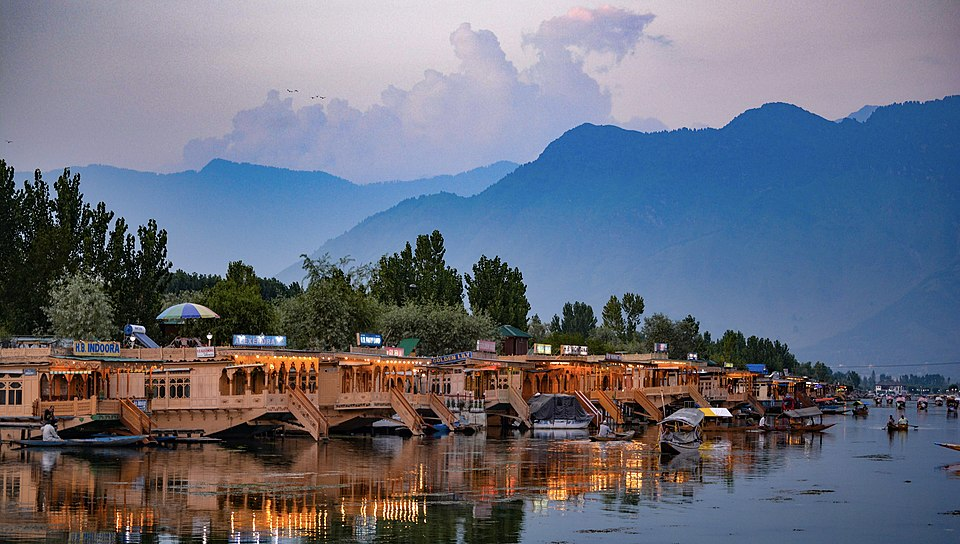
#> input picture 3_Essential_Functions/photos/Kashmir.jpg, 960 x 544 px, found by its file name
$ python 6_resize_crop.py
#> lines starting #> are read from the running program, lines starting #| are printed output that depends on the picture
import numpy as np
import cv2 as cv

img = cv.imread('photos/kashmir.jpg')
#> img is the input picture: shape (544, 960, 3); mean B, G, R 123.6, 109.1, 105.3
cv.imshow('Kashmir', img)

print(f'{img.shape}')
#| (544, 960, 3)

# resize (ignoring the aspect ratio)
resized1 = cv.resize(img, (400, 400))
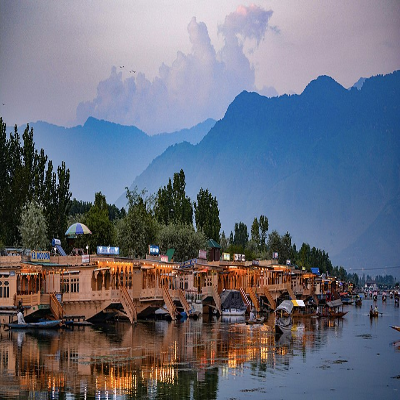
#> resized1: shape (400, 400, 3); mean B, G, R 123.5, 109, 105.2
cv.imshow('resized1', resized1)
# resize (ignoring the aspect ratio)
resized2 = cv.resize(img, (400, 400),  interpolation=cv.INTER_AREA)
cv.imshow('resized2', resized2)
# resize (ignoring the aspect ratio)
resized3 = cv.resize(img, (400, 400),  interpolation=cv.INTER_LINEAR)
cv.imshow('resized3', resized3)

# cropping image
cropped = img[50:250, 250:450]
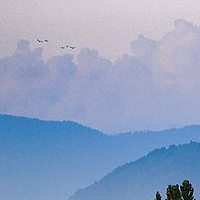
#> cropped: shape (200, 200, 3); mean B, G, R 194.5, 161.8, 143.9
cv.imshow('Cropped', cropped)

cv.waitKey(0)

$ run again, with 3_Essential_Functions/photos/cat.jpg copied over 3_Essential_Functions/photos/Kashmir.jpg
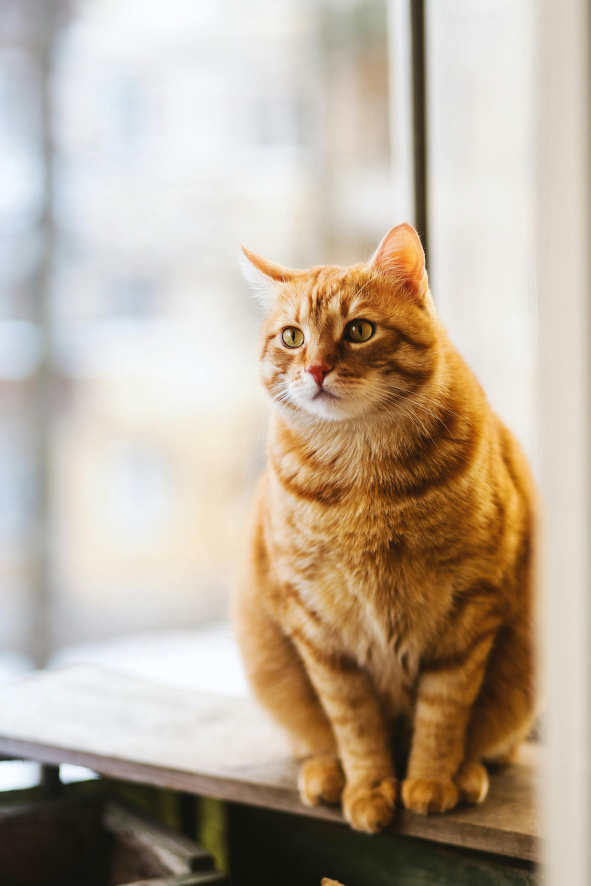
#> input picture 3_Essential_Functions/photos/cat.jpg, 1771 x 2657 px, found by its file name (shown at 1/3 size)
#> img is the input picture: shape (2657, 1771, 3); mean B, G, R 156.2, 173.8, 188.7
#| (2657, 1771, 3)
#> `resized1 = cv.resize(img, (400, 400))`:
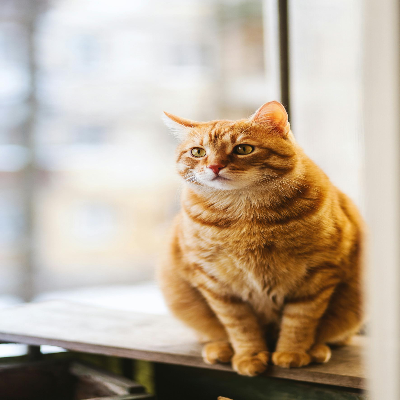
#> resized1: shape (400, 400, 3); mean B, G, R 156.1, 173.7, 188.6
#> `cropped = img[50:250, 250:450]`:
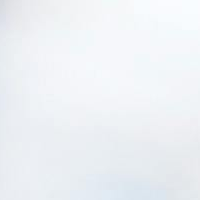
#> cropped: shape (200, 200, 3); mean B, G, R 245.1, 241.1, 238

$ run again, with 3_Essential_Functions/photos/cat_large.jpg copied over 3_Essential_Functions/photos/Kashmir.jpg
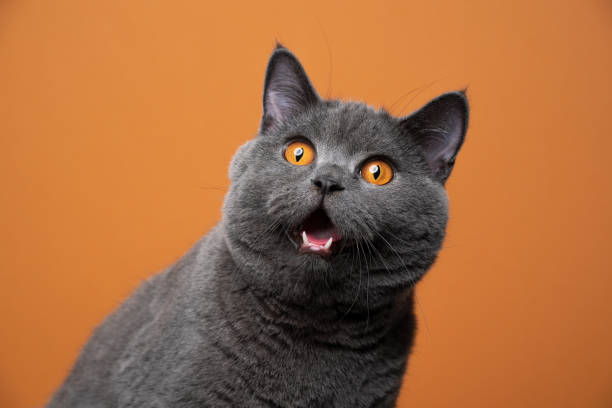
#> input picture 3_Essential_Functions/photos/cat_large.jpg, 612 x 408 px, found by its file name
#> img is the input picture: shape (408, 612, 3); mean B, G, R 64.4, 107.4, 166.1
#| (408, 612, 3)
#> `resized1 = cv.resize(img, (400, 400))`:
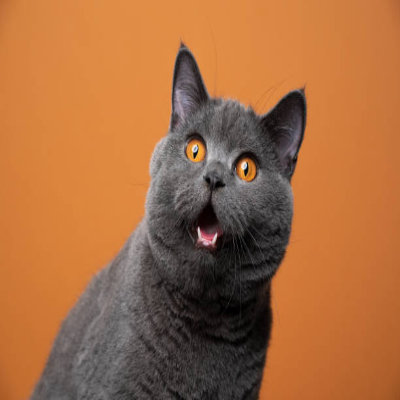
#> resized1: shape (400, 400, 3); mean B, G, R 64.3, 107.3, 166
#> `cropped = img[50:250, 250:450]`:
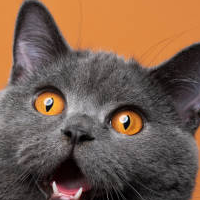
#> cropped: shape (200, 200, 3); mean B, G, R 76.7, 93.1, 118.7
